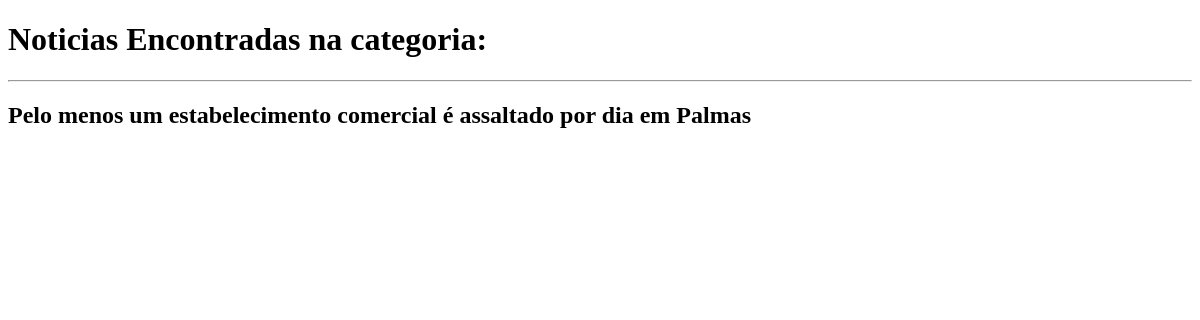
Before: /noticias/slug/1 with the older database file.
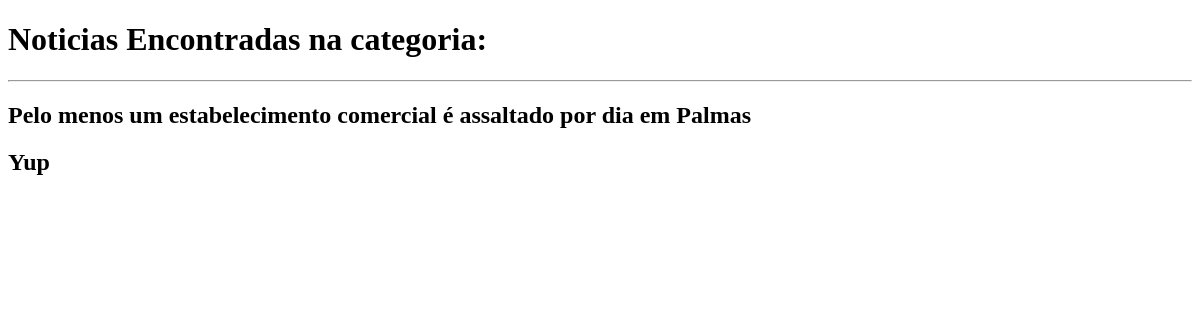
After: the same page with the newer database file.
### app_noticias/models.py (models this page shows, shortened)
class Noticia(models.Model):
    autor = models.ForeignKey(Pessoa, on_delete=models.CASCADE)
    tags = models.ManyToManyField(Tag)
    titulo = models.CharField("Título", max_length=128)
    conteudo = models.TextField()
    data_cria = models.DateTimeField('Data criação', blank=True, null=True)
    data_pub = models.DateField(auto_now=True, blank=True, null=True)
    publicado = models.BooleanField(blank=True, null=True)
    class Meta:
        verbose_name = "Notícia"
        verbose_name_plural = "Notícias"

### app_noticias/views.py (the view)
# urls.py: path('noticias/slug/<pk>', slug_view, name='slug'),
def slug_view(request, pk):
    try:
        noticia = Noticia.objects.filter(tags__slug=pk)
    except Noticia.DoesNotExist:
        raise Http404('Notícias não encontradas.')
    return render(request, 'app_noticias/slug.html', {'noticia': noticia})

### app_noticias/templates/app_noticias/slug.html (shortened to what this page needs)
<!DOCTYPE html>
<html lang="en">
<head>
</head>
<body>
    <h1>Noticias Encontradas na categoria:</h1><hr>
    {% for n in noticia %}
        <h2>{{ n.titulo }}<h2>
    {% endfor %}
</body>
</html>

Changed rows visible on the page:
added Noticia: titulo "Yup"
